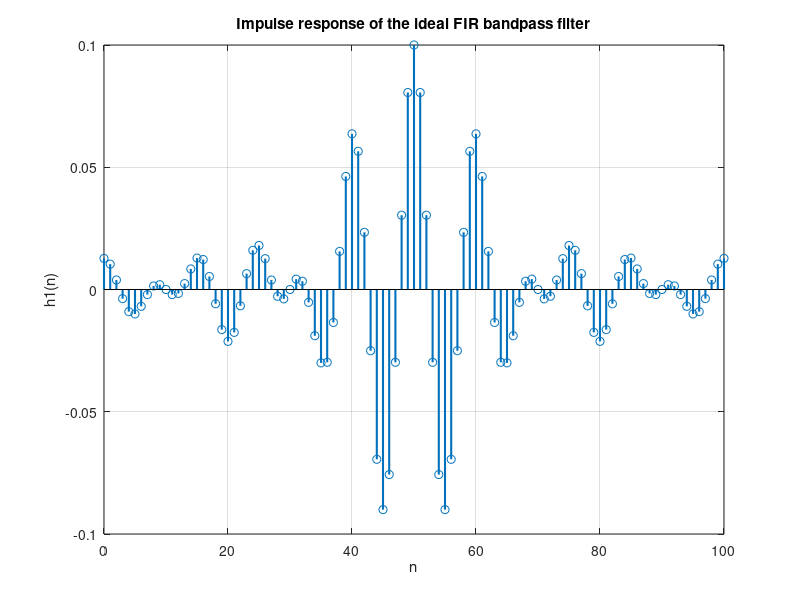

MATLAB code to generate this figure:
%% *Digital Filters*
%% Clear the workspace
close all;
clear;
clc;

%% Design FIR filters in the time domain
% # We can define differnet filters in time domain with finite impulse response (FIR).
% # The filter coefficients are the impulse response of the filter.
% # We cannot design IIR filters in time domain; because the impulse response of IIR filters are infinite.

%% Hamming window
% # The Hamming window is a taper formed by using a weighted cosine.
% # It was first proposed by Richard Hamming in 1950, when he was an employee of Bell Labs.
% # It is used to reduce the noise in the signal.
% # The Hamming window is defined as:
%
% $$ w(n) = \alpha - \beta \cos \left( \frac{2 \pi n}{N-1} \right) $$

%% Bandpass FIR filter
% The bandpass filter passes a band of frequencies between a lower cutoff
% frequency, $f_l$, and an upper cutoff frequency, $f_h$.
%
% In the following example, we design an ideal bandpass filter with the lower
% cutoff frequency of 0.15 and the upper cutoff frequency of 0.25.
M = 100;
wa = 0.15 * pi;
wb = 0.25 * pi;
n1 = 0:M;

h1 = ((wb / pi) * sinc(wb / pi * (n1 - M / 2)) - ...
    (wa / pi) * sinc(wa / pi * (n1 - M / 2)));

figure('name', 'Impulse Response of Ideal FIR bandpass filter');
stem(n1, h1, 'linewidth', 1.5);
xlabel('n');
ylabel('h1(n)');
title('Impulse response of the ideal FIR bandpass filter');
grid on;
%%%
